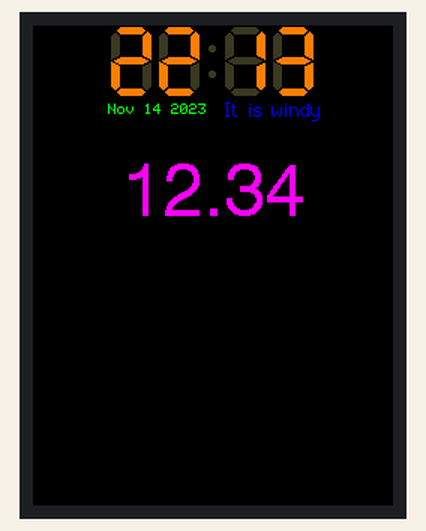
The sketch below on a simulated Arduino Uno, built with avr-gcc and run on an emulated ATmega328P. On the bench: 240×320 colour display. Random numbers use the default seed unless the sketch sets one.

Above: at 1.5 s.
At 5.3 s:
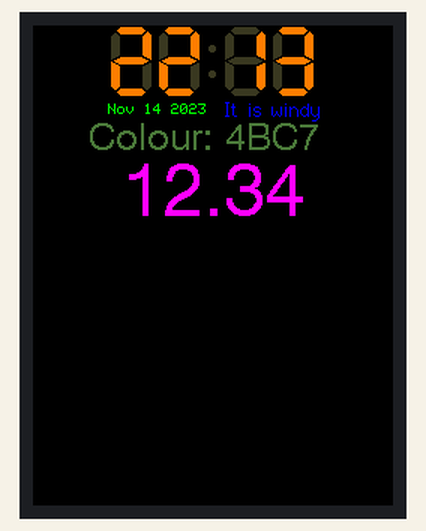
At 9.3 s:
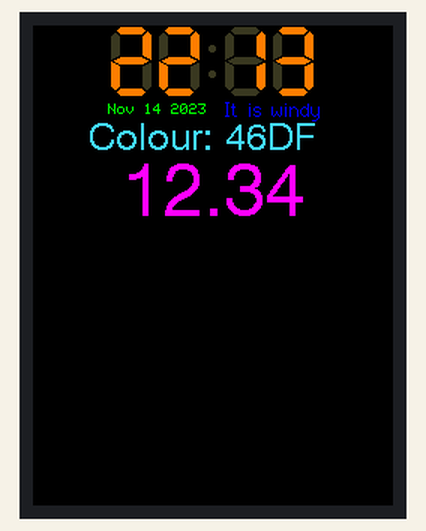
At 19.3 s:
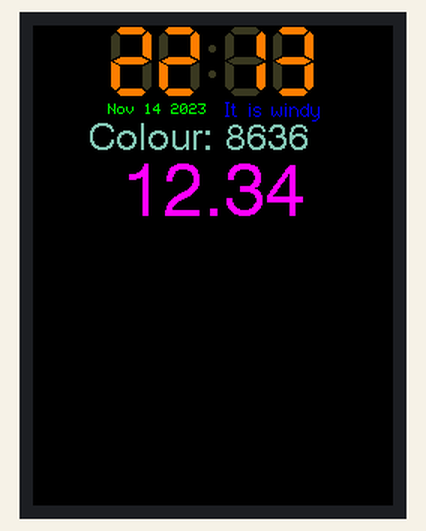
At 27.3 s:
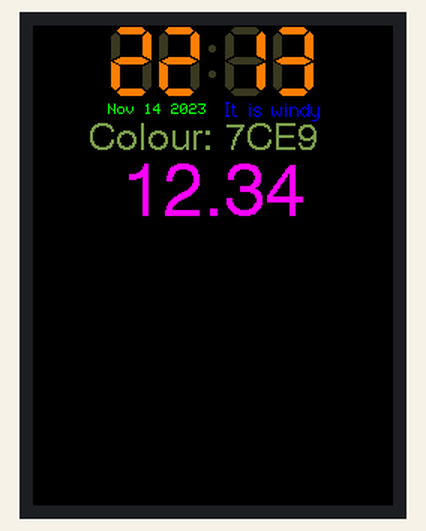
At 37.3 s:
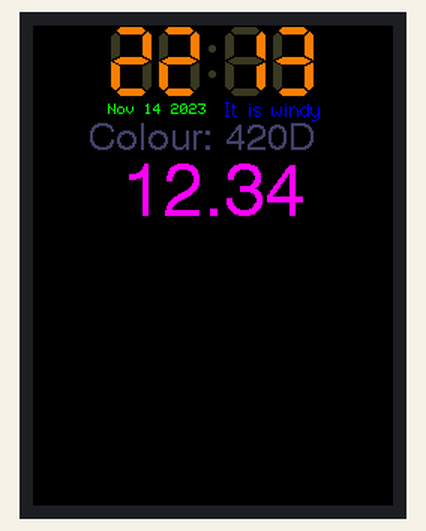

Measured:
- what the display in image 0 shows lasts 0.8 s, from 1.5 s to 2.3 s
- what the display in image 1 shows lasts 1.1 s, from 5.2 s to 6.3 s

The sketch:

TFT_Clock_Digital_ILI9341.ino
```cpp
/*
 An example digital clock using a TFT LCD screen to show the time.
 Demonstrates use of the font printing routines. (Time updates but date does not.)

 For a more accurate clock, it would be better to use the RTClib library.
 But this is just a demo.

 This examples uses the hardware SPI only. Non-hardware SPI
 is just too slow (~8 times slower!)

 Based on clock sketch by Gilchrist 6/2/2014 1.0
 Updated to use new features by Alan Senior 18/1/2015


A few colour codes:

code	color
0x0000	Black
0xFFFF	White
0xBDF7	Light Gray
0x7BEF	Dark Gray
0xF800	Red
0xFFE0	Yellow
0xFBE0	Orange
0x79E0	Brown
0x7E0	Green
0x7FF	Cyan
0x1F	Blue
0xF81F	Pink

 */

// These are the connections for the UNO
//#define sclk 6  // Don't change
//#define mosi 4  // Don't change
#define cs   8
#define dc   10
#define rst  9  // you can also connect this to the Arduino reset

#include <Adafruit_GFX_AS.h>    // Core graphics library, with extra fonts.
#include <Adafruit_ILI9341_STM.h> // STM32 DMA Hardware-specific library
#include <SPI.h>

#define ILI9341_GREY 0x5AEB

Adafruit_ILI9341_STM tft = Adafruit_ILI9341_STM(cs, dc, rst);       // Invoke custom library

static uint8_t conv2d(const char* p);

uint32_t targetTime = 0;                    // for next 1 second timeout
uint8_t hh=conv2d(__TIME__);
uint8_t mm=conv2d(__TIME__+3);
uint8_t ss=conv2d(__TIME__+6);  // Get H, M, S from compile time

byte omm = 99;
boolean initial = 1;
byte xcolon = 0;
unsigned int colour = 0;

void setup(void) {
  tft.begin();
  tft.setRotation(2);
  tft.fillScreen(ILI9341_BLACK);

  tft.setTextSize(1);
  tft.setTextColor(ILI9341_YELLOW, ILI9341_BLACK);

  targetTime = millis() + 1000;
}

void loop() {
  if (targetTime < millis()) {
    targetTime = millis()+1000;
    ss++;              // Advance second
    if (ss==60) {
      ss=0;
      omm = mm;
      mm++;            // Advance minute
      if(mm>59) {
        mm=0;
        hh++;          // Advance hour
        if (hh>23) {
          hh=0;
        }
      }
    }

    if (ss==0 || initial) {
      initial = 0;
      tft.setTextColor(ILI9341_GREEN, ILI9341_BLACK);
      tft.setCursor (50, 52);
      tft.print(__DATE__); // This uses the standard ADAFruit small font

      tft.setTextColor(ILI9341_BLUE, ILI9341_BLACK);
      tft.drawCentreString("It is windy",160,48,2); // Next size up font 2

      tft.setTextColor(0xF81F, ILI9341_BLACK); // Pink
      tft.drawCentreString("12.34",120,91,6); // Large font 6 only contains characters [space] 0 1 2 3 4 5 6 7 8 9 . : a p m
    }

    // Update digital time
    byte xpos = 50;
    byte ypos = 0;
    if (omm != mm) { // Only redraw every minute to minimise flicker
      // Uncomment ONE of the next 2 lines, using the ghost image demonstrates text overlay as time is drawn over it
      tft.setTextColor(0x39C4, ILI9341_BLACK);  // Leave a 7 segment ghost image, comment out next line!
      //tft.setTextColor(ILI9341_BLACK, ILI9341_BLACK); // Set font colour to back to wipe image
      // Font 7 is to show a pseudo 7 segment display.
      // Font 7 only contains characters [space] 0 1 2 3 4 5 6 7 8 9 0 : .
      tft.drawString("88:88",xpos,ypos,7); // Overwrite the text to clear it
      tft.setTextColor(0xFBE0); // Orange
      omm = mm;

      if (hh<10) xpos+= tft.drawChar('0',xpos,ypos,7);
      xpos+= tft.drawNumber(hh,xpos,ypos,7);
      xcolon=xpos;
      xpos+= tft.drawChar(':',xpos,ypos,7);
      if (mm<10) xpos+= tft.drawChar('0',xpos,ypos,7);
      tft.drawNumber(mm,xpos,ypos,7);
    }

    if (ss%2) { // Flash the colon
      tft.setTextColor(0x39C4, ILI9341_BLACK);
      xpos+= tft.drawChar(':',xcolon,ypos,7);
      tft.setTextColor(0xFBE0, ILI9341_BLACK);
    }
    else {
      tft.drawChar(':',xcolon,ypos,7);
      colour = random(0xFFFF);
      // Erase the text with a rectangle
      tft.fillRect (0, 64, 240, 20, ILI9341_BLACK);
      tft.setTextColor(colour);
      tft.drawRightString("Colour:",120,64,4); // Right justified string drawing to x position 120
      String scolour = String(colour,HEX);
      scolour.toUpperCase();
      char buffer[20];
      scolour.toCharArray(buffer,20);
      tft.drawString(buffer,128,64,4);
    }
  }
}

static uint8_t conv2d(const char* p) {
  uint8_t v = 0;
  if ('0' <= *p && *p <= '9')
    v = *p - '0';
  return 10 * v + *++p - '0';
}
```
